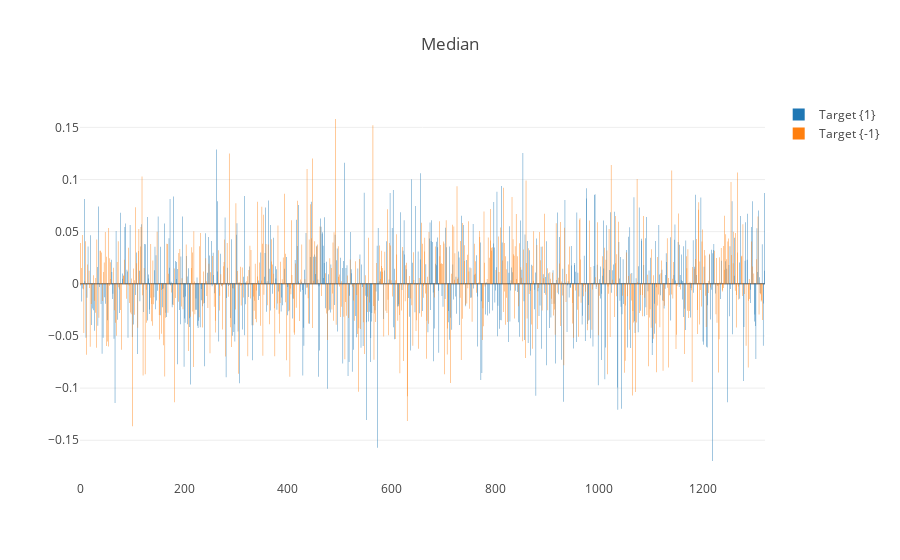

The code cell stored with this chart in its notebook:
### Code cell
plotly_compare_df(df_r,df_m,column='Median')

### Figure 1 — Plotly figure (JSON) as saved in the notebook; plotly's stock layout.template omitted (floating-point values rounded to 4 significant figures; data arrays with more than 128 entries replaced by an {"elided": "..."} marker saying what was removed)
{"data": [{"name": "Target {1} ", "type": "bar", "uid": "b7f4a08e-ce6b-11e8-9c79-c36ea3b335f0", "x": {"elided": "639 int values"}, "y": {"elided": "639 float values"}}, {"name": "Target {-1} ", "type": "bar", "uid": "b7f4a2fa-ce6b-11e8-9c79-c36ea3b335f0", "x": {"elided": "681 int values"}, "y": {"elided": "681 float values"}}], "layout": {"title": "Median"}}
